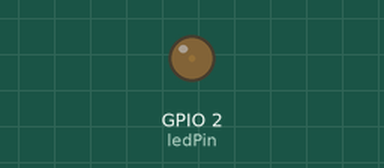
A program run on a simulated ESP32. Parts: output pins drawn as LEDs (lit = HIGH). What the program prints to the serial monitor is not drawn.

Above: at 0.05 s.
At 1.15 s:
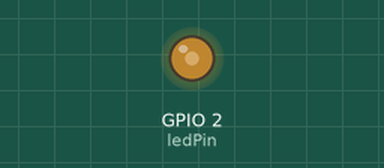
At 2.3 s:
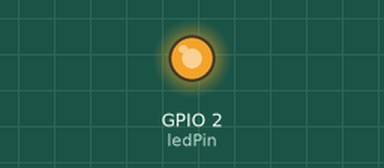
At 4.6 s:
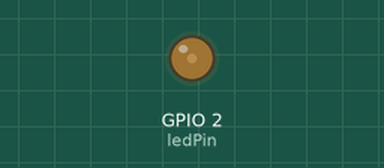
Timing chart, 0 to 6.7 s (numbered marks = the images above):
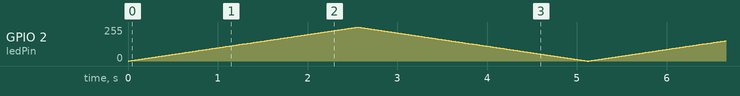

The program:

main.cpp
```cpp
#include <Arduino.h>  // 必须包含，解决Serial、delay未定义的问题

const int ledPin = 2;
const int channel = 0;
const int freq = 5000;
const int resolution = 8;

void setup() {
  Serial.begin(115200);
  // 旧版写法，兼容所有ESP32 Arduino版本，避免ledcAttach未定义
  ledcSetup(channel, freq, resolution);
  ledcAttachPin(ledPin, channel);
}

void loop() {
  // 变亮
  for (int dutyCycle = 0; dutyCycle <= 255; dutyCycle++) {
    ledcWrite(channel, dutyCycle);
    delay(10);
  }
  // 变暗
  for (int dutyCycle = 255; dutyCycle >= 0; dutyCycle--) {
    ledcWrite(channel, dutyCycle);
    delay(10);
  }
  Serial.println("Breath cycle done");
}
```
